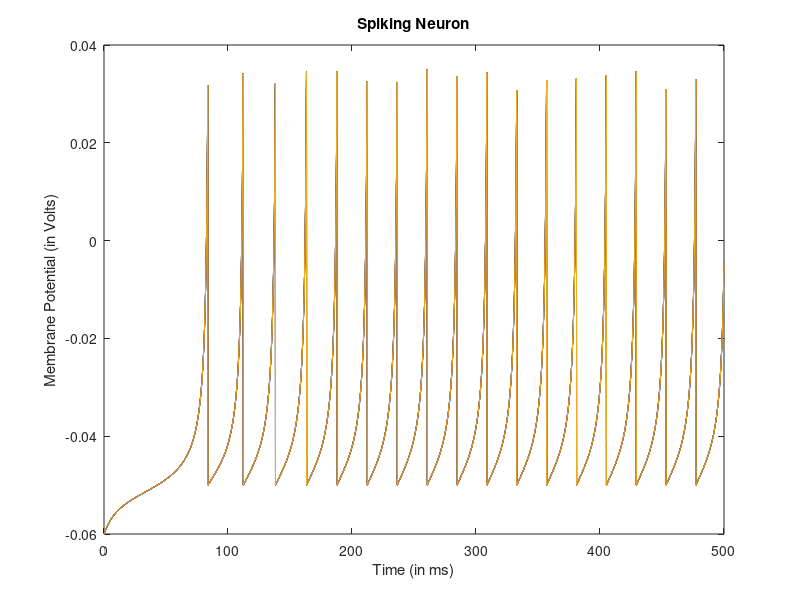

MATLAB code to generate this figure:
% Init Neuron Type values
%C(pF) kz(?S/V) Er(mV) Et(mV) a (KHz) b(nS) c(mV) d(pA) vpeak(mV)
type = 'RS';
if type == 'RS'
   C =  100E-12;   Kz=  0.7E-6;   Er=  -60E-3;   Et=  -40E-3;   a =  0.03E3;
   b =  -2E-9;   c =  -50E-3;   d =  100E-12;   Vpeak=35E-3;
elseif type == 'IB'
   C =  150E-12;   Kz=  1.2E-6;   Er=  -75E-3;   Et=  -45E-3;   a =  0.01E3;
   b =  5E-9;   c =  -56E-3;   d =  130E-12;   Vpeak=50E-3;
elseif type == 'CH'
   C =  50E-12;   Kz=  1.5E-6;   Er=  -60E-3;   Et=  -40E-3;   a =  0.03E3;
   b =  1E-9;   c =  -40E-3;   d =  150E-12;   Vpeak=25E-3;
end

N = 10; % No of neurons
h = 0.1E-3; % time step
Tmax = 0.5; %max time
M = Tmax/h; % max time index i.e no. of columns (no. of delta_T time intervals that amount to T)

% input current matrix
    %Ic = gL*(VT-EL) ; %considering Ic = 1
    %alpha = 0.1;
I = zeros(N,M);
for i = 1:N
    I(i,1:M) = 75*10^-12 ; %(1 + alpha*i)*Ic;
    % I(i,1:M) = 500*10^-12 ;
    % I(i,1:M) = 600*10^-12 ;
end

y = zeros(N,M);
U = zeros(N,M);
% init condition
y(:,1) = Er;
U(:,1) = 0;


F = @(t,V,U,I) (Kz*(V-Et).*(V-Er)-U+I)/C ; 
G = @(t,V,U) a*(b*(V-Er)-U) ; 

%runge kutta implementation
for i = 1:M-1 
    k1 = F(i,       y(:,i),          U(:,i),          (I(:,i)+I(:,i+1))/2 );
    L1 = G(i,       y(:,i),          U(:,i));
    k2 = F(i+0.5*h, y(:,i)+0.5*h*k1, U(:,i)+0.5*h*L1, (I(:,i)+I(:,i+1))/2 );
    L2 = G(i+0.5*h, y(:,i)+0.5*h*k1, U(:,i)+0.5*h*L1);
    k3 = F(i+0.5*h, y(:,i)+0.5*h*k2, U(:,i)+0.5*h*L2, (I(:,i)+I(:,i+1))/2 );
    L3 = G(i+0.5*h, y(:,i)+0.5*h*k2, U(:,i)+0.5*h*L2);
    k4 = F(i+h,     y(:,i)+h*k3,     U(:,i)+h*L3,     (I(:,i)+I(:,i+1))/2 );
    L4 = G(i+h,     y(:,i)+h*k3,     U(:,i)+h*L3);
    
    y(:,i+1) = y(:,i) + (1/6)*(k1+2*(k2+k3)+k4)*h ;
    U(:,i+1) = U(:,i) + (1/6)*(L1+2*(L2+L3)+L4)*h ;
    
    y((y(:,i+1)>=Vpeak),i+1) = c;
    U((y(:,i+1)>=Vpeak),i+1) = U((y(:,i+1)>=Vpeak),i+1) + d;
end

t = 0.1:0.1:500;

figure(1)
for i=1:N
    plot(t,y(i,:))
    hold on
end

title('Spiking Neuron')
xlabel('Time (in ms)')
ylabel('Membrane Potential (in Volts)')